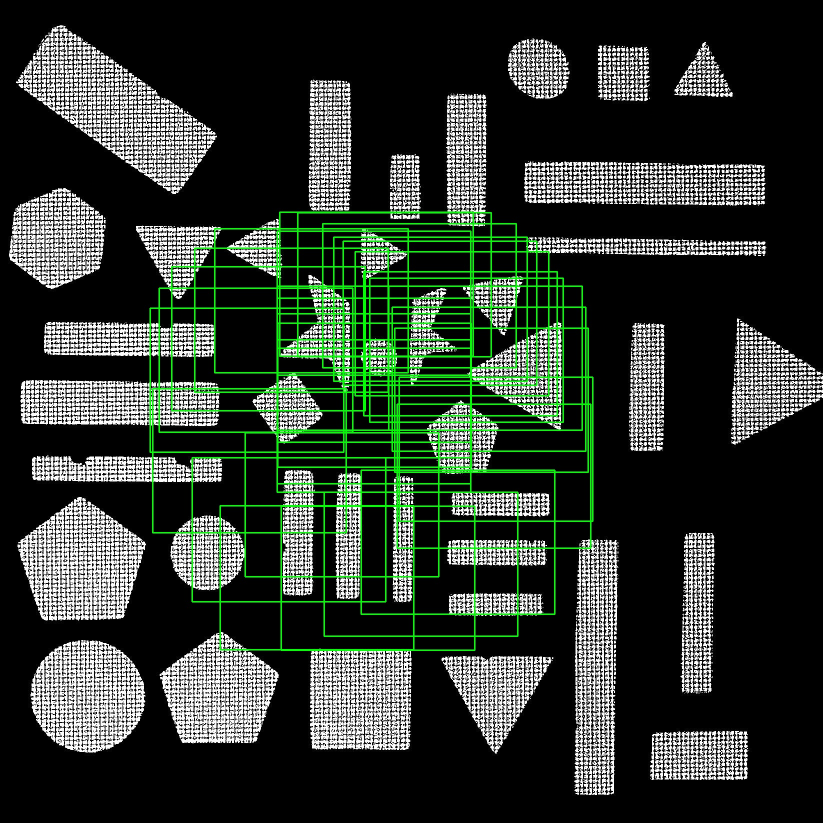
#> input picture output/marked.jpg, 1646 x 1646 px (shown at 1/2 size)
$ python featureMatch.py
#> lines starting #> are read from the running program, lines starting #| are printed output that depends on the picture
import cv2
import os
import glob
import numpy as np

# Load the original image
original_image_path = input("Enter pattern path: ")
#> the answer given: ../output/marked.jpg
original_image = cv2.imread(original_image_path, cv2.IMREAD_GRAYSCALE)
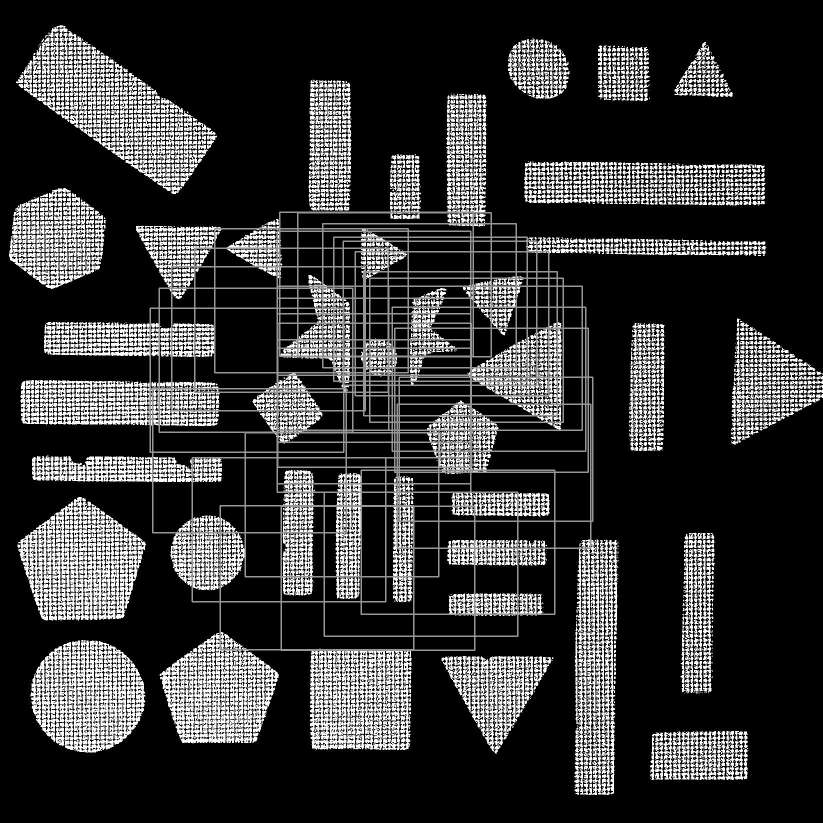
#> original_image: shape (1646, 1646) (shown at 1/2 size); min 0, max 255, mean 51.4

if original_image is None:
    raise ValueError(f"No image found at {original_image_path}")
    exit()

template_folder = input("Enter snippit folder: ")
#> the answer given: ../output
# Paths to the template images
template_paths = glob.glob(os.path.join(template_folder, "*.png"))

output_folder = input("Enter the output folder: ")
#> the answer given: out.png
output_locations = os.path.join(output_folder, "locationslist.txt")

original_image_width = 17  # mm
original_image_resolution = original_image.shape[1]
#> original_image_resolution = 1646

print(original_image_resolution)
#| 1646

# Scale factors
xscale = int((original_image_resolution / original_image_width) * (3.84 / 23))
#> xscale = 16
yscale = int((original_image_resolution / original_image_width) * (3.84 / 23))
#> yscale = 16

# Load the templates
templates = []
templateNames = []

for template_path in template_paths:
    template = cv2.imread(template_path, cv2.IMREAD_GRAYSCALE)
    if template is None:
        raise ValueError(f"Template image {template_path} could not be loaded.")
    template = cv2.resize(template, (template.shape[1] * yscale, template.shape[0] * xscale), interpolation=cv2.INTER_NEAREST)
    templates.append(template)
    templateNames.append(os.path.basename(template_path))

# Initialize SIFT detector
sift = cv2.SIFT_create()

# Detect keypoints and descriptors for the original image
keypoints1, descriptors1 = sift.detectAndCompute(original_image, None)
#> keypoints1 = 40086 keypoints; strongest (x, y, size): (151, 1103, 1.9), (116, 650, 1.9), (209, 436, 1.8), (377, 1431, 2.1)

# Function to find the location of each template in the original image
def find_template_location(original, template):
    keypoints2, descriptors2 = sift.detectAndCompute(template, None)
    bf = cv2.BFMatcher()
    matches = bf.knnMatch(descriptors1, descriptors2, k=2)

    # Apply ratio test
    good_matches = []
    for m, n in matches:
        if m.distance < 0.75 * n.distance:
            good_matches.append(m)

    # Find homography if we have enough good matches
    if len(good_matches) > 10:
        src_pts = np.float32([keypoints1[m.queryIdx].pt for m in good_matches]).reshape(-1, 1, 2)
        dst_pts = np.float32([keypoints2[m.trainIdx].pt for m in good_matches]).reshape(-1, 1, 2)
        M, mask = cv2.findHomography(dst_pts, src_pts, cv2.RANSAC, 5.0)
        h, w = template.shape
        pts = np.float32([[0, 0], [0, h-1], [w-1, h-1], [w-1, 0]]).reshape(-1, 1, 2)
        dst = cv2.perspectiveTransform(pts, M)
        center = np.mean(dst, axis=0).flatten()
        return (int(center[0]), int(center[1])), dst, good_matches, keypoints2
    else:
        return None, None, [], []

# Find and print the locations of all templates in the original image
locations = []
locationStrings = []

for i, template in enumerate(templates):
    location, corners, good_matches, keypoints2 = find_template_location(original_image, template)
    if location is not None:
        locations.append((location, corners, good_matches, keypoints2))
        locationString = f"template {templateNames[i]} found with center ({location[0]}, {location[1]})"
        print(locationString)
        locationStrings.append(locationString)
    else:
        print(f"template {templateNames[i]} not found.")
        locationStrings.append(f"template {templateNames[i]} not found.")
#> after the loop, locationStrings = []; locations = []

with open(output_locations, 'w', newline='') as file:
    for string in locationStrings:
        file.write(f"{string}\n")
#> this loop made 0 passes

# Visualize the locations by drawing rectangles on the original image
output_image = cv2.cvtColor(original_image, cv2.COLOR_GRAY2BGR)
for location, corners, good_matches, keypoints2 in locations:
    if corners is not None:
        cv2.polylines(output_image, [np.int32(corners)], True, (0, 255, 0), 2)

# Save the output image with rectangles
output_path = os.path.join(output_folder, "marked.jpg")
cv2.imwrite(output_path, output_image)
print(f"Output image with marked locations saved at {output_path}")

# Create a combined image showing the feature matches
for i, (location, corners, good_matches, keypoints2) in enumerate(locations):
    if good_matches:
        img_matches = cv2.drawMatches(original_image, keypoints1, templates[i], keypoints2, good_matches, None, flags=cv2.DrawMatchesFlags_NOT_DRAW_SINGLE_POINTS)
        match_output_path = os.path.join(output_folder, f"feature_match_{templateNames[i]}.jpg")
        cv2.imwrite(match_output_path, img_matches)
        print(f"Feature matching image saved at {match_output_path}")
